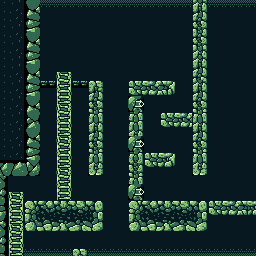

Below is a game level as drawn by its tile map, then a one-line description and the .tmx file that defines it, in full:
An orthogonal 32x32 tile map with 8x8 px tiles, 1 tile layer (Tile Layer 1).

<map version="1.5" tiledversion="1.7.2" orientation="orthogonal" renderorder="right-down" width="32" height="32" tilewidth="8" tileheight="8" infinite="0" nextlayerid="2" nextobjectid="1">
 <tileset firstgid="1" source="caveset.tsx" />
 <layer id="1" name="Tile Layer 1" width="32" height="32">
  <data encoding="csv">
124,125,126,449,450,77,77,77,77,77,77,77,77,77,77,77,77,77,77,77,77,77,77,77,135,136,77,77,77,77,77,77,
154,155,156,479,480,152,152,152,152,152,152,152,152,152,152,152,152,152,152,152,152,152,152,152,165,166,152,152,152,152,152,152,
154,155,156,509,510,152,152,152,152,152,152,152,152,152,152,152,152,152,152,152,152,152,152,152,195,196,152,152,152,152,152,152,
124,125,126,539,540,152,152,152,152,152,152,152,152,152,152,152,152,152,152,152,152,152,152,152,225,226,152,152,152,152,152,152,
154,155,156,449,450,152,152,152,152,152,152,152,152,152,152,152,152,152,152,152,152,152,152,152,195,196,152,152,152,152,152,152,
124,125,126,479,480,152,152,152,152,152,152,152,152,152,152,152,152,152,152,152,152,152,152,152,225,226,152,152,152,152,152,152,
154,155,156,509,510,152,152,152,152,152,152,152,152,152,152,152,152,152,152,152,152,152,152,152,135,136,152,152,152,152,152,152,
124,125,126,539,540,152,152,152,152,152,152,152,152,152,152,152,152,152,152,152,152,152,152,152,135,136,152,152,152,152,152,152,
124,125,126,449,450,152,152,152,152,152,152,152,152,152,152,152,152,152,152,152,152,152,152,152,165,166,152,152,152,152,152,152,
154,155,156,479,480,152,152,251,252,152,152,152,152,152,152,152,152,152,152,152,152,152,152,152,195,196,152,152,152,152,152,152,
124,125,126,509,510,621,621,281,282,621,621,75,76,152,152,152,181,182,183,184,185,186,152,152,135,136,152,152,152,152,152,152,
154,155,156,539,540,152,152,311,312,152,152,165,166,152,152,152,211,212,213,214,215,216,152,152,165,166,152,152,152,152,152,152,
124,125,126,449,450,152,152,341,342,152,152,195,196,152,152,152,622,623,152,152,152,152,152,152,195,196,152,152,152,152,152,152,
154,155,156,479,480,152,152,251,252,152,152,225,226,152,152,152,652,653,152,152,152,152,152,152,225,226,152,152,152,152,152,152,
124,125,126,389,390,152,152,281,282,152,152,105,106,152,152,152,105,106,152,152,181,182,183,184,105,106,152,152,152,152,152,152,
154,155,156,419,420,152,152,311,312,152,152,135,136,152,152,152,105,106,152,152,211,212,213,214,135,136,152,152,152,152,152,152,
124,125,126,449,450,152,152,341,342,152,152,165,166,152,152,152,135,136,152,152,152,152,152,152,165,166,152,152,152,152,152,152,
154,155,156,479,480,152,152,251,252,152,152,195,196,152,152,152,622,623,152,152,152,152,152,152,195,196,152,152,152,152,152,152,
124,125,126,509,510,152,152,281,282,152,152,225,226,152,152,152,652,653,152,152,152,152,152,152,225,226,152,152,152,152,152,152,
154,155,156,539,540,152,152,311,312,152,152,105,106,152,152,152,105,106,181,182,183,186,152,152,105,106,152,152,152,152,152,152,
566,567,568,569,570,152,152,341,342,152,152,135,136,152,152,152,225,226,211,212,213,216,152,152,135,136,152,152,152,152,152,152,
596,597,598,599,600,152,152,251,252,152,152,656,657,152,152,152,225,226,152,152,152,152,152,152,656,657,152,152,152,152,152,152,
472,152,152,152,152,152,152,281,282,152,152,152,152,152,152,152,105,106,152,152,152,152,152,152,152,152,152,152,152,152,152,152,
502,152,152,152,152,152,152,311,312,152,152,152,152,152,152,152,622,623,152,152,152,152,152,152,152,152,152,152,152,152,152,152,
532,251,252,152,152,152,152,341,342,152,152,152,152,152,152,152,652,653,152,152,152,152,152,152,152,152,152,152,152,152,152,152,
382,281,282,1,2,3,4,5,6,7,8,9,10,152,152,152,1,2,3,4,5,6,7,8,9,10,181,182,183,184,185,183,
412,311,312,31,32,33,34,35,36,37,38,39,40,152,152,152,31,32,33,34,35,36,37,38,39,40,211,212,213,214,215,213,
442,341,342,61,62,63,64,65,66,67,68,69,70,152,152,152,61,62,63,64,65,66,67,68,69,70,152,152,152,152,152,152,
472,251,252,91,92,93,94,95,96,97,98,99,100,152,152,152,91,92,93,94,95,96,97,98,99,100,152,152,152,152,152,152,
502,281,282,152,152,152,152,152,152,152,152,152,152,152,152,152,152,152,152,152,152,152,152,152,152,152,152,152,152,152,152,152,
532,311,312,152,152,152,152,152,152,152,152,152,152,152,152,152,152,152,152,152,152,152,152,152,152,152,152,152,152,152,152,152,
382,341,342,79,79,79,79,79,79,75,76,79,79,79,79,79,79,79,79,79,79,79,79,79,79,79,79,79,79,79,79,79
</data>
 </layer>
</map>